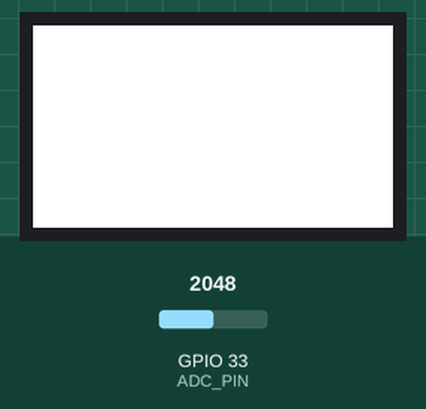
The sketch below on a simulated ESP32. On the bench: 240×135 colour display. Inputs (shaded band) come from the test bench; at power-on: GPIO 33 (ADC_PIN) = 2048. What the sketch prints to the serial monitor is not drawn.

Above: at 1.3 s.
1.4 s: GPIO 33 (ADC_PIN) set to 647
2.9 s: GPIO 33 (ADC_PIN) set to 566
At 3.6 s:
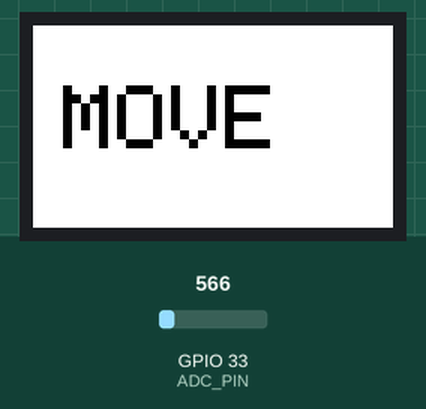
4.4 s: GPIO 33 (ADC_PIN) set to 1228
At 5.3 s:
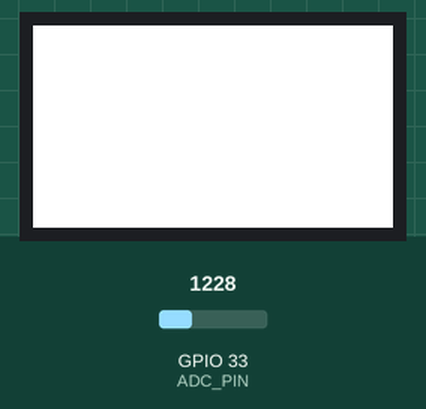
6.4 s: GPIO 33 (ADC_PIN) set to 491
At 7.6 s:
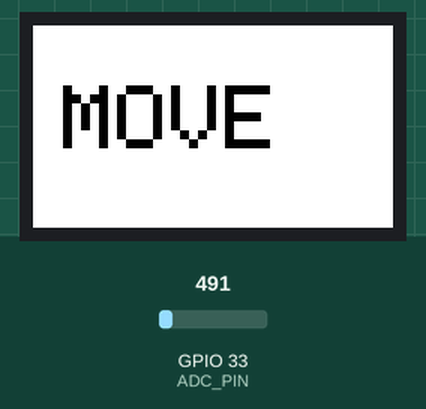
7.9 s: GPIO 33 (ADC_PIN) set to 2047
At 9.3 s:
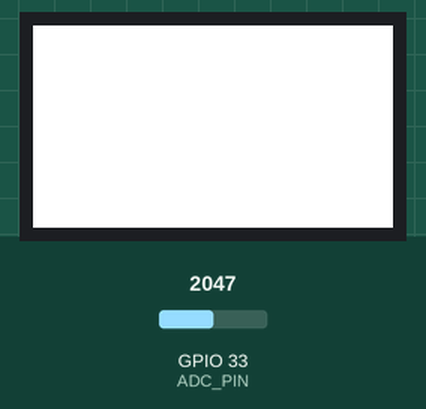
Timing chart, 0 to 10.9 s (numbered marks = the images above; inputs shaded):
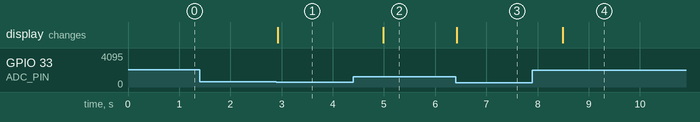

The sketch:

shindo_sensor2.ino
```cpp
#include <M5StickCPlus.h>
const float Vref = 3.3;
const int ADC_PIN = GPIO_NUM_33;
void setup() {
    M5.begin();
    M5.Axp.ScreenBreath(9);
    M5.Lcd.setRotation(3);
    M5.Lcd.fillScreen(WHITE);
    M5.Lcd.setTextColor(BLACK);
    M5.Lcd.setTextSize(6);
    pinMode(ADC_PIN, INPUT);
    gpio_pulldown_dis(GPIO_NUM_25); // Disable pull-down on GPIO.
    gpio_pullup_dis(GPIO_NUM_25); // Disable pull-up on GPIO.
    Serial.begin(115200);
}
void loop() {
    M5.Lcd.fillScreen(WHITE);
    int val = analogRead(ADC_PIN);  // read the input pin
    float volt = Vref * float(val) / 4095.0; // 12bit
    Serial.println(volt);
    if(volt < 0.5){
      M5.Lcd.setCursor(20, 40);
      M5.Lcd.printf("MOVE");
      delay(1000);
    }
    //M5.Lcd.printf("%.2fV", volt);
}
```

Measured:
- the behaviour switches between 621 and 620 on GPIO 33 (ADC_PIN) (found by bisection; images 0 and 1)
- after the input at 1.4 s, every drawn part: stays the same
- after the input at 2.9 s, the display: changes at once (image 1)
- after the input at 4.4 s, the display: changes after 0.59 s (image 2)
- after the input at 6.4 s, the display: changes at once (image 3)
- after the input at 7.9 s, the display: changes after 0.59 s (image 4)
